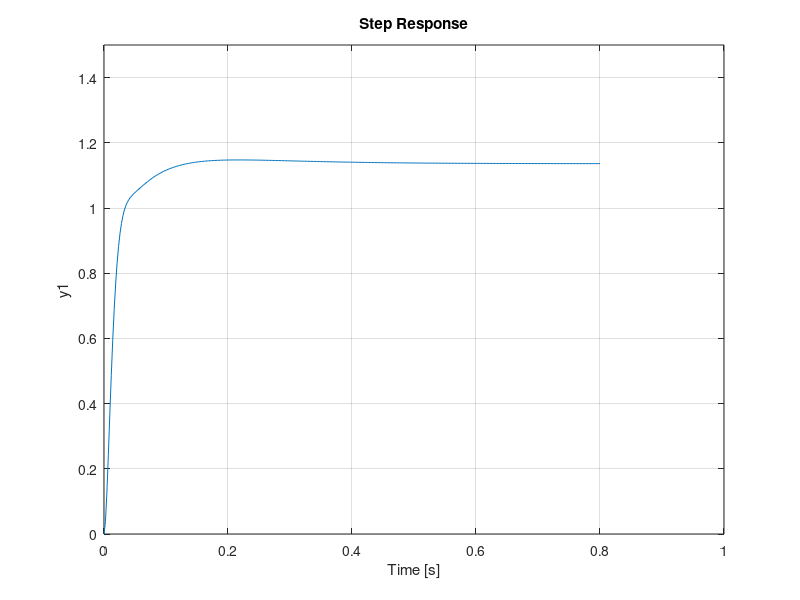

The MATLAB script that drew this image: (Note: this script raises an error after producing the figure.)
% Balancebot TF Model and PID Control design
clc
close all
clear 

%% constants
DT      = .01;          % 100hz controller loop
m_w     = .03;          % mass of one wheel in Kg MEASURED
m_b     = 1.0;          % balancebot body mass without wheels (TO BE DETERMINED)
m_b     = 1.2938;       % measured
R       = .04;          % radius of wheel in m MEASURED
L       = .100;         % center of wheel to Center of mass (TO BE DETERMINED)
L       = .076;         % measured 7.6cm
I_r     = 0.004;        % Inertia of body about center (not wheel axis) Kg*m^2 (TO BE DETERMINED)
I_r     = 0.0038100019065888755; % measured Jxx
g       = 9.81;         % gravity m/s^2
R_gb    = 20.4;         % gearbox ratio
tau_s   = 0.50;         % Motor output stall Torque @ V_nominal (TO BE DETERMINED)
tau_s   = 2.08715;       % measured left motor
w_free  = 50;           % Motor output free run speed @ V_nominal (TO BE DETERMINED)
w_free  = 43.42535;      % measured left motor
V_n     = 12.0;         % motor nominal drive voltage
I_gb = 100.0*10^-5;     % inertial of motor armature and gearbox (TO BE DETERMINED)
I_gb = 4.46*10^-5;      % measured average

% add inertia of wheels modeled as disks and times two for both sides
I_w = 2 * (I_gb+(m_w*R^2)/2);



%% inner loop plant including motor dynamics
a1 = I_w + (m_b + m_w)*R^2;
a2 = m_b * R * L;
a3 = I_r + m_b*L^2;
a4 = m_b * g * L;

% motor model equation used: t = e*u - f*w
b1 = 2 * tau_s; % stall torque of two motors
b2  = b1 / (w_free);   % constant provides zero torque @ free run

numG1 = [-b1*(a1+a2), 0];
denG1 = [(a1*a3 - a2^2), b2*(a1+a3+2*a2), -a1*a4, -a4*b2];
% Make TF monic 
numG1 = (1/denG1(1))*numG1; 
denG1 = (1/denG1(1))*denG1;
%make the TF
G1 = tf(numG1,denG1)
disp('G1 poles')
roots(denG1)
disp('G1 zeros')
roots(numG1)

%% outer loop plant
numG2 = [-(a2+a3), 0, a4];
denG2 = [a1+a2, 0,0];
% make monic
numG2 = (1/denG2(1))*numG2;
denG2 = (1/denG2(1))*denG2;
% make the TF
G2=tf(numG2,denG2)

%% Inner Loop Controller
% 
tr1 = 0.05; %desired rise time of inner loop
wc1 = 1.8/tr1; %rule of thumb crossover freq
gain = 1.0;
Kp1 = -3.0;
Kp1 = -4.5;
Ki1 = -10.0;
Ki1 = -30.0;
Kd1 = -0.05;
Kd1 = -0.05;
D1 = gain*pid(Kp1, Ki1, Kd1, 1/wc1);
OL1 = minreal(D1*G1);
CL1 = feedback(OL1,1);
figure
step(CL1)
axis([0,1,0,1.5])
stepinfo(CL1)

%% Outer loop position controller
tr2 = 0.35; % desired rise time of outer loop
wc2 = 1.8/tr2;
gain2 = 0.5;
Kp2 = 0.04;
Kp2 = 0.01;
Ki2 = 0.005;
Ki2 = 0.001;
Kd2 = 0.015;
Kd2 = 0.03;

gain2 = 1;
Kp2 = -0.005;
Ki2 = -0.00008;
Kd2 = -0.015;


D2 = gain2 * pid(Kp2, Ki2, Kd2, 1/wc2)
OL2 = minreal(D2*CL1*G2);
CL2 = feedback(OL2,1);
figure
step(CL2)
axis([0,10,-0.5,2])
stepinfo(CL2)

%% find discrete controller for inner loop
D1z = c2d(D1,DT,'tustin');
tf(D1z)
%% find discrete controller for outer loop
D2z = c2d(D2,DT,'tustin');
tf(D2z)
